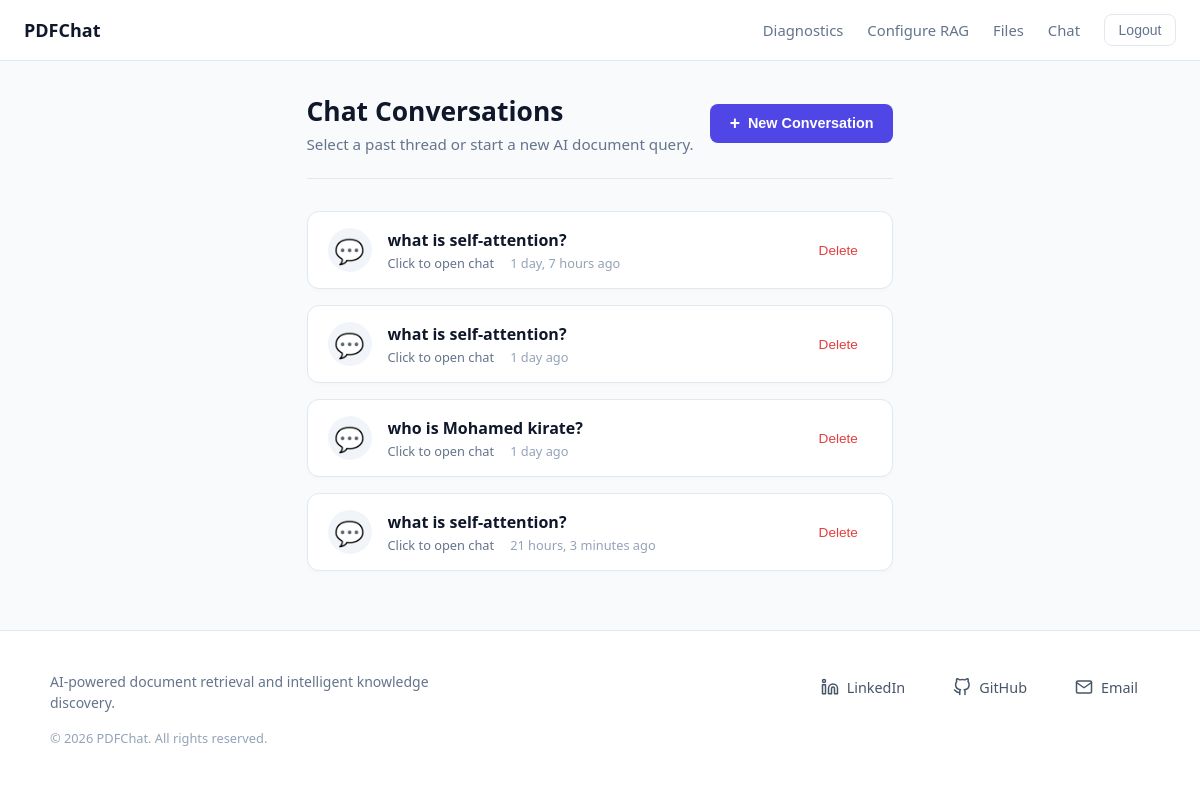
The page /chatbot (signed in) on the database as committed earlier.
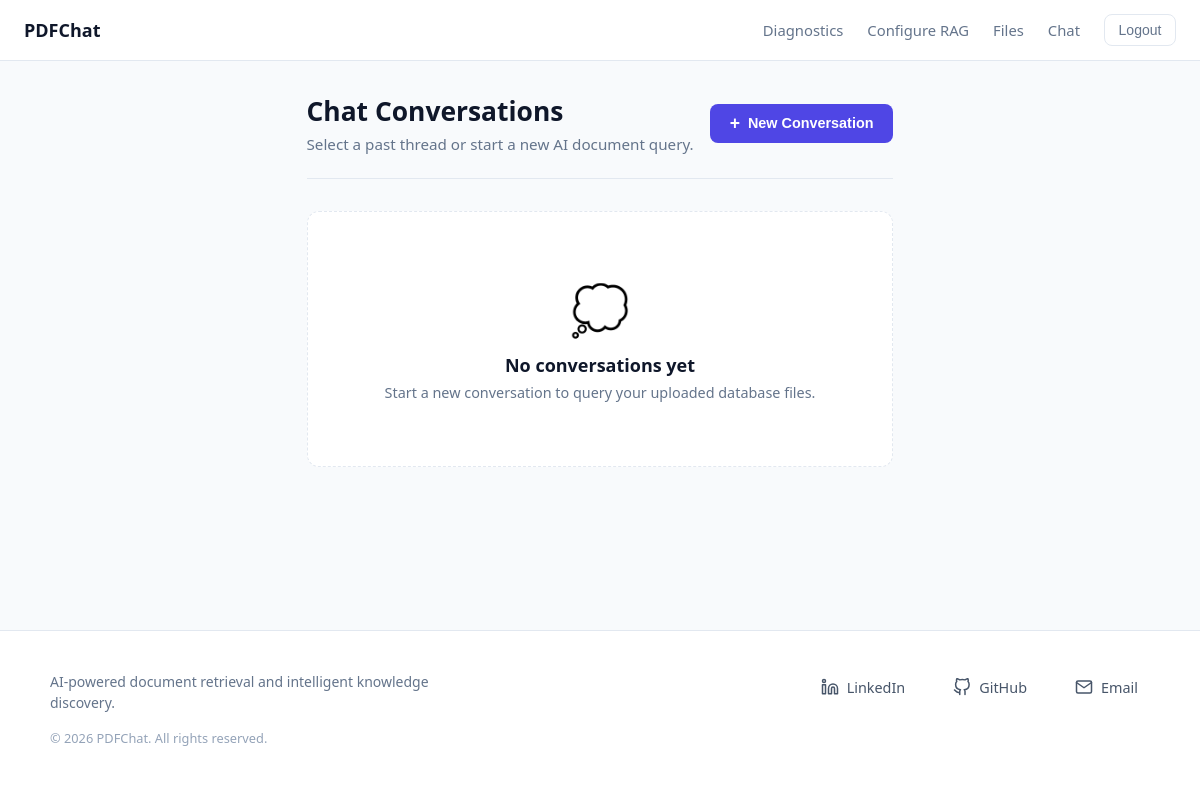
The same page on the database as committed later.
### chatbot/models.py (models this page shows, shortened)
class Conversation(models.Model):
    title = models.CharField(max_length=150, default=genarate_uuid)
    room = models.ForeignKey(ConversationRoom, on_delete=models.CASCADE, related_name="conversations")
    conversations = models.ManyToManyField(Message)
    created_at = models.DateTimeField(auto_now_add=True)
    class Meta:
        ordering = ["created_at"]

### chatbot/views.py (the view)
# urls.py: path('chatbot', views.converstaions_view, name="conversations"),
@login_required(login_url='login')
def converstaions_view(request):
    user_conversations = Conversation.objects.filter(room__user=request.user)
    context = {"conversations": user_conversations}
    return render(request, 'conversations.html', context)

### chatbot/templates/conversations.html (shortened to what this page needs)
{% extends 'main.html' %}
{% load static %}
{% block extra_css %}
    <link rel="stylesheet" href="{% static 'chatbot/conversations.css' %}">
{% endblock %}
{% block content %}
<div class="conversations-container">
    <div class="conversations-header">
        <div class="header-text">
            <h1 class="page-title">Chat Conversations</h1>
            <p class="page-subtitle">Select a past thread or start a new AI document query.</p>
        </div>
        <form action="{% url 'create-conversation' %}" method="post" class="create-conversation-form">
            <button type="submit" class="btn-primary">
                <span class="btn-icon">+</span> New Conversation
            </button>
        </form>
    </div>
    <div class="conversations-grid">
        {% for conversation in conversations %}
            <div class="conversation-card">
                <a href="{% url 'conversation-chat' conversation.pk %}" class="conversation-link">
                    <div class="conversation-icon">💬</div>
                    <div class="conversation-info">
                        <h3 class="conversation-title">{{ conversation.title }}</h3>
                        <div class="conversation-meta">
                            <span class="conversation-hint">Click to open chat</span>
                            <span class="conversation-time">{{ conversation.created_at|timesince }} ago</span>
                        </div>
                    </div>
                </a>
                <form action="{% url 'delete-conversation' conversation.pk %}" method="post" class="delete-form">
                    <button type="submit" class="btn-delete" title="Delete conversation" onclick="return confirm('Are you sure you want to delete this conversation?');">
                        Delete
                    </button>
                </form>
            </div>
        {% empty %}
            <div class="empty-state">
                <div class="empty-icon">💭</div>
                <h3 class="empty-title">No conversations yet</h3>
                <p class="empty-text">Start a new conversation to query your uploaded database files.</p>
            </div>
        {% endfor %}
    </div>
</div>
{% endblock %}

### templates/main.html (shortened to what this page needs)
<!DOCTYPE html>
<html lang="en">
<head>
    {% load static %}
    <link rel="stylesheet" href="{% static 'core/base.css' %}">
    {% block extra_css %}{% endblock %}
</head>
<body>
    {% include 'navbar.html' %}
    <main class="main-wrapper">
        {% block content %}
        {% endblock %}
    </main>
    {% include 'footer.html' %}
</body>
</html>

### templates/navbar.html (shortened to what this page needs)
<nav class="navbar">
    <div class="nav-container">
        <a href="{% url 'home-view' %}" class="nav-brand">
            <span class="brand-name">PDFChat</span>
        </a>
        <div class="nav-links">
            {% if request.user.is_staff %}
            <a href="{% url 'admin:index' %}" class="nav-link">Diagnostics</a>
                <a href="{% url 'admin_controle:rag-settings' %}" class="nav-link">Configure RAG</a>
            {% endif %}
            {% if request.user.is_authenticated %}
                <a href="{% url 'uploaded-files' %}" class="nav-link">Files</a>
                <a href="{% url 'conversations' %}" class="nav-link">Chat</a>
                <form action="{% url 'logout' %}" method="post" class="nav-logout-form">
                    <button type="submit" class="btn-nav-logout">Logout</button>
                </form>
            {% else %}
                <a href="{% url 'login' %}" class="nav-link">Log in</a>
                <a href="{% url 'register' %}" class="btn-nav-register">Sign up</a>
            {% endif %}
        </div>
    </div>
</nav>

### templates/footer.html (shortened to what this page needs)
<footer class="footer">
    <div class="footer-container">
        <div class="footer-brand">
            <p class="footer-tagline">
                AI-powered document retrieval and intelligent knowledge discovery.
            </p>
            <p class="footer-copyright">
                &copy; {% now "Y" %} PDFChat. All rights reserved.
            </p>
        </div>
        <div class="footer-links">
            <a href="https://www.linkedin.com/in/mohamed-kirate" target="_blank" rel="noopener noreferrer" class="footer-link">
                <span>LinkedIn</span>
            </a>
            <a href="https://github.com/MohamedKirate-hub" target="_blank" rel="noopener noreferrer" class="footer-link">
                <span>GitHub</span>
            </a>
            <a href="mailto:med.kirate@gmail.com" class="footer-link">
                <span>Email</span>
            </a>
        </div>
    </div>
</footer>

### static/core/base.css (style rules this page uses)
:root { --bg-main: #f8fafc; --bg-surface: #ffffff; --bg-input: #f1f5f9; --border-color: #e2e8f0; --accent-primary: #4f46e5; --accent-primary-hover: #4338ca; --accent-secondary: #0891b2; --accent-glow: rgba(79, 70, 229, 0.12); --text-main: #0f172a; --text-muted: #64748b; --danger-color: #dc2626; }
*, *::before, *::after { box-sizing: border-box; }
body { margin: 0; padding: 0; background-color: var(--bg-main); color: var(--text-main); font-family: system-ui, -apple-system, BlinkMacSystemFont, 'Segoe UI', Roboto, sans-serif; min-height: 100vh; display: flex; flex-direction: column; }
.main-wrapper { flex: 1; display: flex; flex-direction: column; width: 100%; }
.navbar { background-color: var(--bg-surface); border-bottom: 1px solid var(--border-color); position: sticky; top: 0; z-index: 100; }
.nav-container { max-width: 1200px; margin: 0 auto; padding: 0.85rem 1.5rem; display: flex; align-items: center; justify-content: space-between; }
.nav-brand { display: flex; align-items: center; gap: 0.5rem; text-decoration: none; color: var(--text-main); font-weight: 700; font-size: 1.125rem; }
.nav-links { display: flex; align-items: center; gap: 1.5rem; }
.nav-link { text-decoration: none; color: var(--text-muted); font-size: 0.925rem; font-weight: 500; transition: color 0.2s ease; }
.nav-logout-form { margin: 0; display: inline-flex; }
.btn-nav-logout { background: transparent; border: 1px solid var(--border-color); color: var(--text-muted); padding: 0.45rem 0.85rem; border-radius: 8px; font-size: 0.875rem; font-weight: 500; cursor: pointer; transition: background-color 0.2s ease, color 0.2s ease, border-color 0.2s ease; }
.footer { width: 100%; background-color: #ffffff; border-top: 1px solid #e2e8f0; padding: 2.5rem 1.5rem; margin-top: auto; box-sizing: border-box; }
.footer-container { max-width: 1100px; margin: 0 auto; display: flex; justify-content: space-between; align-items: flex-start; gap: 2rem; flex-wrap: wrap; }
.footer-brand { display: flex; flex-direction: column; gap: 0.5rem; max-width: 380px; }
.footer-tagline { font-size: 0.875rem; color: #64748b; line-height: 1.5; margin: 0; }
.footer-copyright { font-size: 0.8rem; color: #94a3b8; margin-top: 0.5rem; }
.footer-links { display: flex; align-items: center; gap: 1.5rem; flex-wrap: wrap; }
.footer-link { display: inline-flex; align-items: center; gap: 0.5rem; color: #475569; text-decoration: none; font-size: 0.9rem; font-weight: 500; padding: 0.4rem 0.75rem; border-radius: 6px; transition: all 0.2s ease; }
.footer-icon { flex-shrink: 0; transition: transform 0.2s ease; }

### static/chatbot/conversations.css (style rules this page uses)
.conversations-container { max-width: 900px; margin: 2rem auto; padding: 0 1.5rem; box-sizing: border-box; }
.conversations-header { display: flex; justify-content: space-between; align-items: center; margin-bottom: 2rem; flex-wrap: wrap; gap: 1rem; border-bottom: 1px solid var(--border-color, #e2e8f0); padding-bottom: 1.5rem; }
.page-title { font-size: 1.65rem; font-weight: 700; color: var(--text-main, #1e293b); margin: 0 0 0.35rem 0; }
.page-subtitle { font-size: 0.95rem; color: var(--text-muted, #64748b); margin: 0; }
.btn-primary { display: inline-flex; align-items: center; gap: 0.5rem; background-color: var(--accent-primary, #4f46e5); color: #ffffff; padding: 0.65rem 1.25rem; border-radius: 8px; font-weight: 600; font-size: 0.9rem; border: none; cursor: pointer; text-decoration: none; transition: background-color 0.2s ease, box-shadow 0.2s ease; }
.btn-icon { font-size: 1.1rem; line-height: 1; }
.conversations-grid { display: flex; flex-direction: column; gap: 1rem; }
.empty-state { text-align: center; padding: 4rem 2rem; background-color: var(--bg-surface, #ffffff); border: 1px dashed var(--border-color, #e2e8f0); border-radius: 12px; }
.empty-icon { font-size: 3rem; margin-bottom: 0.75rem; }
.empty-title { font-size: 1.125rem; font-weight: 600; color: var(--text-main, #1e293b); margin: 0 0 0.35rem 0; }
.empty-text { font-size: 0.9rem; color: var(--text-muted, #64748b); margin: 0; }

Rows that differ between the two databases and show on the page:
removed Conversation: title "what is self-attention?", created_at "1 day, 7 hours"
removed Conversation: title "what is self-attention?", created_at "1 day"
removed Conversation: title "who is Mohamed kirate?", created_at "1 day"
removed Conversation: title "what is self-attention?", created_at "21 hours, 3 minutes"
Other text that changed with them:
text now shown: "💭 No conversations yet Start a new conversation to query your uploaded database files."
